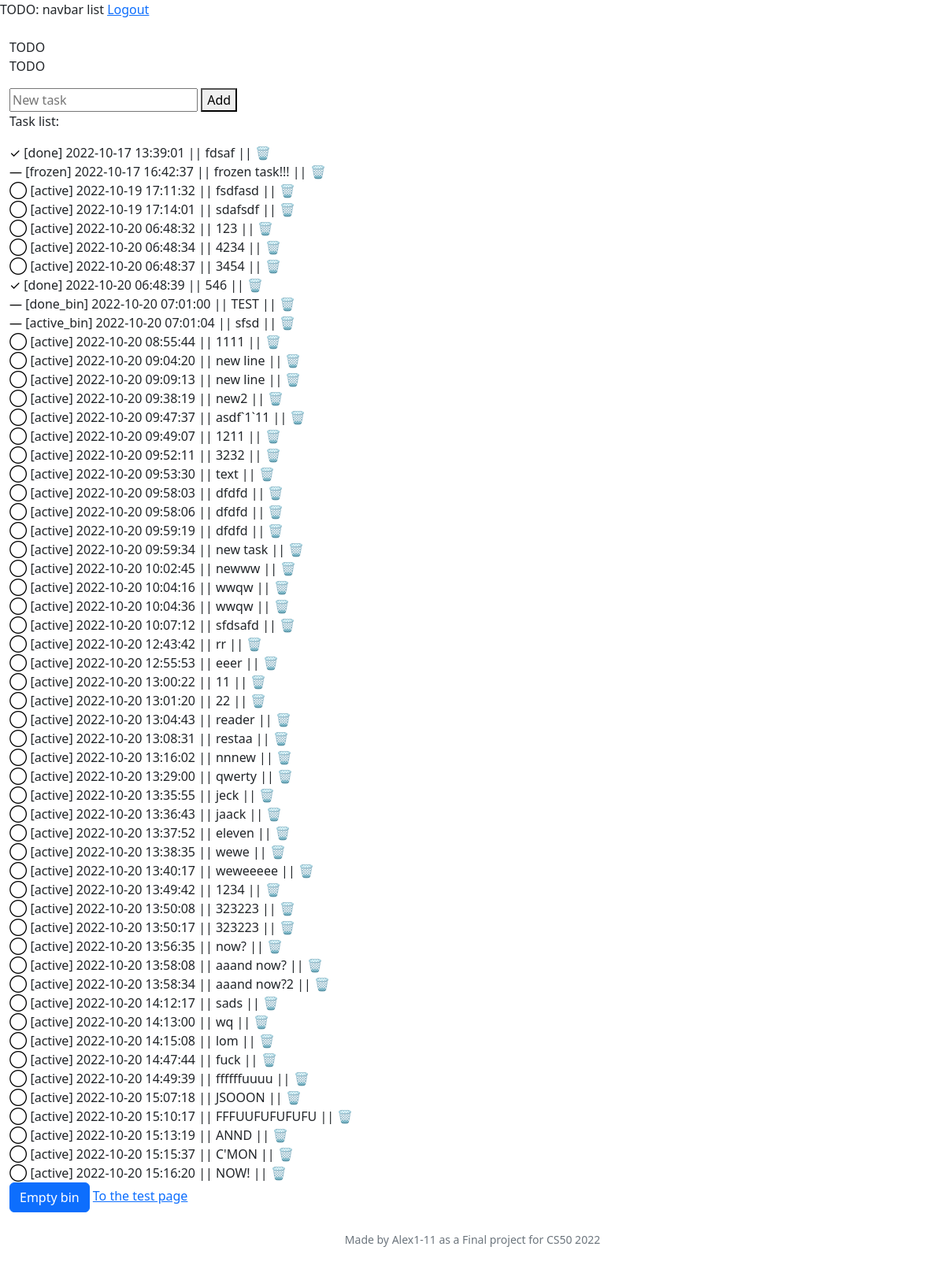
Page / (signed in) on the earlier database version.
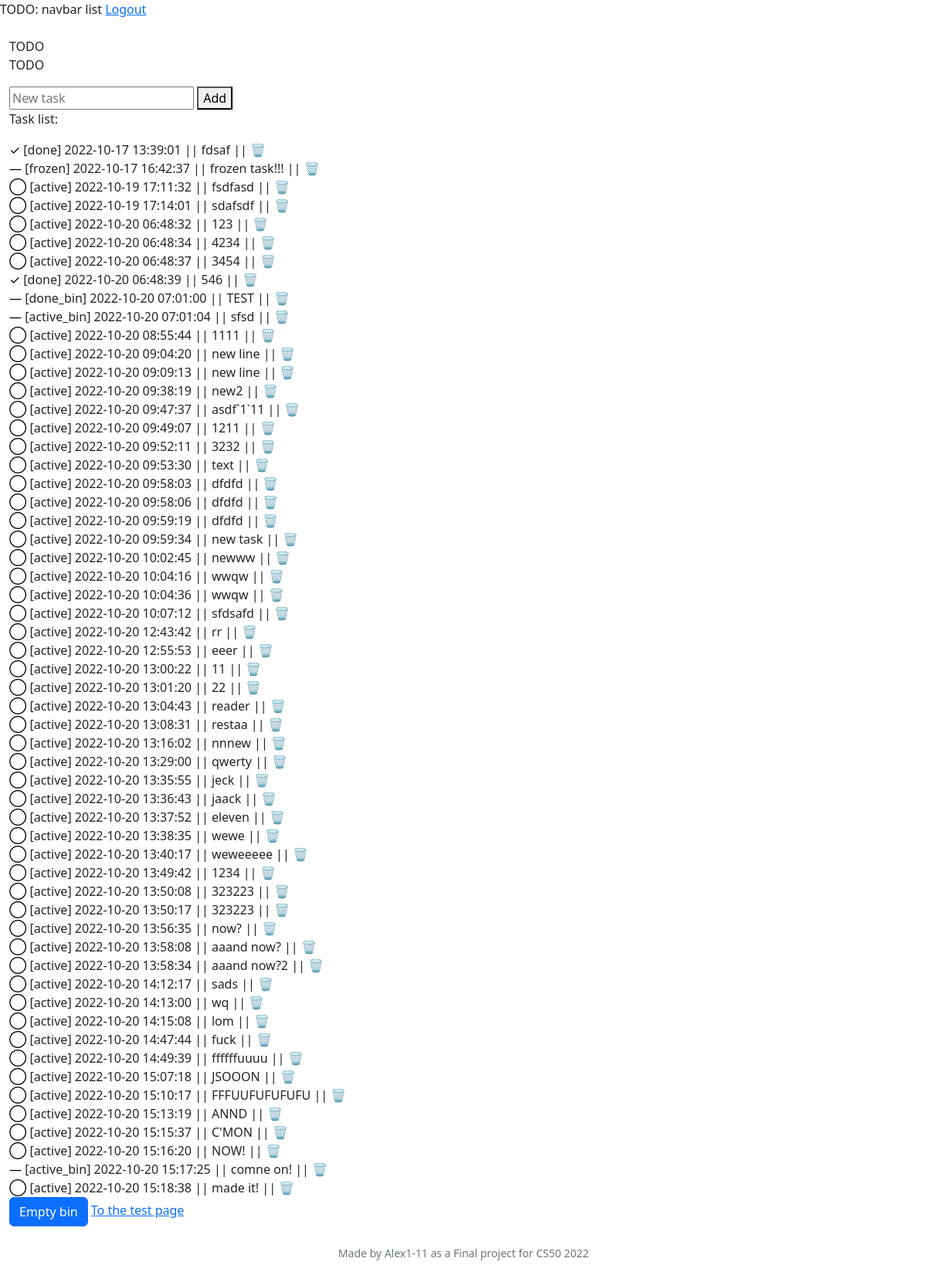
Same page on the later database version.
### models.py (models this page shows)
class Task(Base):
    __tablename__ = "tasks"
    id = Column(Integer, primary_key=True)
    created = Column(DateTime(), default=func.now())
    user_id = Column(Integer, ForeignKey("users.id"))
    title = Column(String(100), nullable=False)
    status = Column(String, default="active")
    priority = Column(Integer, default=0)
    date = Column(String)
    datetime = Column(String)
    context_id = Column(Integer, ForeignKey("contexts.id"))
    project_id = Column(Integer, ForeignKey("projects.id"))
    note = Column(String)
    parent_id = Column(Integer, ForeignKey("tasks.id"))
    repeat = Column(String)
    tags = relationship(
        "Tag", secondary=task_tags, back_populates="tasks"
    )

### app.py (the view)
@app.route("/", methods=["GET", "POST"])
@login_required
def index():
    if request.method == "POST":
        print(">>>", request.form.get("task_new_trigger"))
        print(">>>", request.form.get("task_new"))
        if request.form.get("task_new"):
            with DbSession.begin() as db:
                task_new = Task(
                    title=request.form.get("task_new").strip(),
                    user_id=session["user_id"],
                )
                db.add(task_new)
                db.flush()
                return render_template("test.html", task=task_new)
        if request.form.get("task_mark"):
            with DbSession.begin() as db:
                task = db.execute(
                    select(Task)
                    .where(Task.id == request.form["task_mark"])
                ).scalars().first()
                if task.status == "done":
                    db.execute(
                        update(Task)
                        .where(Task.id == task.id)
                        .values(status="active")
                    )
                elif task.status == "active":
                    db.execute(
                        update(Task)
                        .where(Task.id == task.id)
                        .values(status="done")
                    )
            return redirect("/")
        if request.form.get("task_delete"):
            with DbSession.begin() as db:
                db.execute(
                    update(Task)
                    .where(Task.id == request.form["task_delete"])
                    .values(status=Task.status + "_bin")
                )
            return redirect("/")
        if request.form.get("task_restore"):
            with DbSession.begin() as db:
                db.execute(
                    update(Task)
                    .where(Task.status.endswith('_bin', autoescape=True))
                )
        if request.form.get("bin_empty"):
            with DbSession.begin() as db:
                db.execute(
                    delete(Task)
                    .where(Task.status.endswith('_bin', autoescape=True))
                    .execution_options(synchronize_session=False)
                )
            return redirect("/")
        return None
    else:
        with DbSession.begin() as db:
            tasks = db.execute(select(Task)).scalars().all()
            if tasks:
                return render_template("index.html", tasks=tasks)
            else:
                flash("No tasks left")
                return render_template("index.html")

### app.py (called while the page is built)
@app.after_request
def after_request(response):
    response.headers["Cache-Control"] = "no-cache, no-store, must-revalidate"
    response.headers["Expires"] = 0
    response.headers["Pragma"] = "no-cache"
    return response

def login_required(f):
    @wraps(f)
    def decorated_function(*args, **kwargs):
        if session.get("user_id") is None:
            return redirect("/login")
        return f(*args, **kwargs)
    return decorated_function

### templates/index.html (shortened to what this page needs)
{% extends "layout.html" %}
{% block main %}
    <p>TODO</p>
    <form id="add_new_task">
        <div>
            <input autocomplete="off" id="task_new" name="task_new" placeholder="New task" type="text" required>
            <button id="task_new_trigger" type="submit" name="task_new_trigger" value="1">Add</button>
        </div>
    </form>
    <div id="tasklist">
        <p>Task list:</p>
        {% for task in tasks %}
            <div>
                <form action="/" method="POST">
                    <span>[{{ task.status }}] {{ task.created }} || {{ task.title }} ||</span>
                </form>
            </div>
        {% endfor %}
    </div>
    <button type="button" class="btn btn-primary" data-bs-toggle="modal" data-bs-target="#exampleModal">
        Empty bin
    </button>
    <a href="/test">To the test page</a>
{% endblock %}

### templates/layout.html (shortened to what this page needs)
<!DOCTYPE html>
<html lang="en">
    <head>
        <link href="https://cdn.jsdelivr.net/npm/bootstrap@5.2.2/dist/css/bootstrap.min.css" rel="stylesheet">
        <link href="/static/styles.css" rel="stylesheet">
    </head>
    <body>
        <div class="">
            {% if session["user_id"] %}
                TODO: navbar list
                <a href="/logout">Logout</a>
            {% else %}
                <a href="/register">Register</a>
                <a href="/login">Log in</a>
            {% endif %}
        </div>
        <div class="container-xxl bg-gutter mt-3 my-md-4 bd-layout">
            <aside class="bd-sidebar">
                <div class="offcanvas-lg offcanvas-start" tabindex="-1" id="bd-sidebar">
                    <div class="offcanvas-body">
                        <nav class="bd-links w-100">
                            TODO
                        </nav>
                    </div>
                </div>
            </aside>
            <main class="bd-main order-1">
                {% block main %}{% endblock %}
            </main>
        </div>
        <footer class="mb-5 small text-center text-muted">
            Made by Alex1-11 as a Final project for CS50 2022
        </footer>
    </body>
</html>

Differences in the rows shown:
added Task: status "active_bin", created "2022-10-20 15:17:25", title "comne on!"
added Task: status "active", created "2022-10-20 15:18:38", title "made it!"
